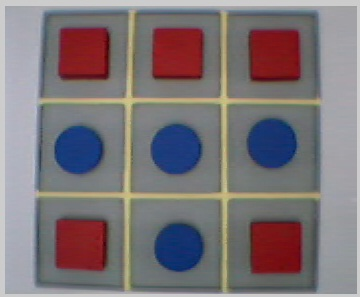
#> input picture images/tablero.jpg, 360 x 297 px
$ python 'filtro pasa altas bueno.py'
#> lines starting #> are read from the running program, lines starting #| are printed output that depends on the picture; after the words box and inside, x2 and y2 are one past the last pixel; in counts of white or black regions, pixels touching at a corner belong together
#filtro pasa altas bueno
import cv2 as cv
import numpy as np
import matplotlib.pyplot as plt

img= cv.imread("./images/tablero.jpg")
#> img is the input picture: shape (297, 360, 3); mean B, G, R 120.6, 117, 125.2
cv.imshow("Imagen Original", img)

#filtro promedio
kernel= np.ones((5,5), np.float32)/25
img_media= cv.filter2D(img, -1, kernel)
cv.imshow("Imagen Media", img_media)

#filtro bordes
kernel= np.array([[-1,-1,-1],
                  [-1, 8,-1],
                  [-1,-1,-1]])
img_bordes= cv.filter2D(img, -1, kernel)
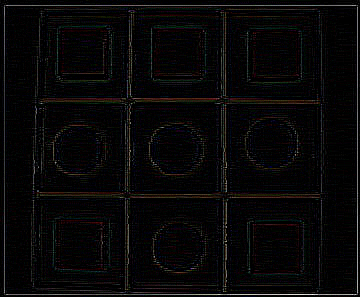
#> img_bordes: shape (297, 360, 3); mean B, G, R 7.6, 7.3, 8.1
img_bordes[img_bordes > 30] = 255
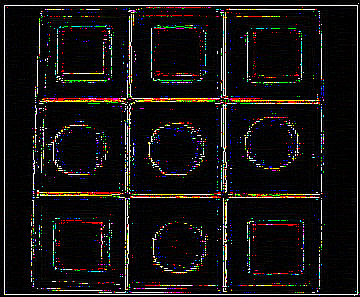
#> img_bordes: shape (297, 360, 3); 8.51% of pixels changed, all inside (x1, y1, x2, y2) = (4, 3, 360, 296)

cv.imshow("Imagen Bordes", img_bordes)


cv.waitKey(0)
cv.destroyAllWindows()

$ run again, with images/TRexC.jpg copied over images/tablero.jpg
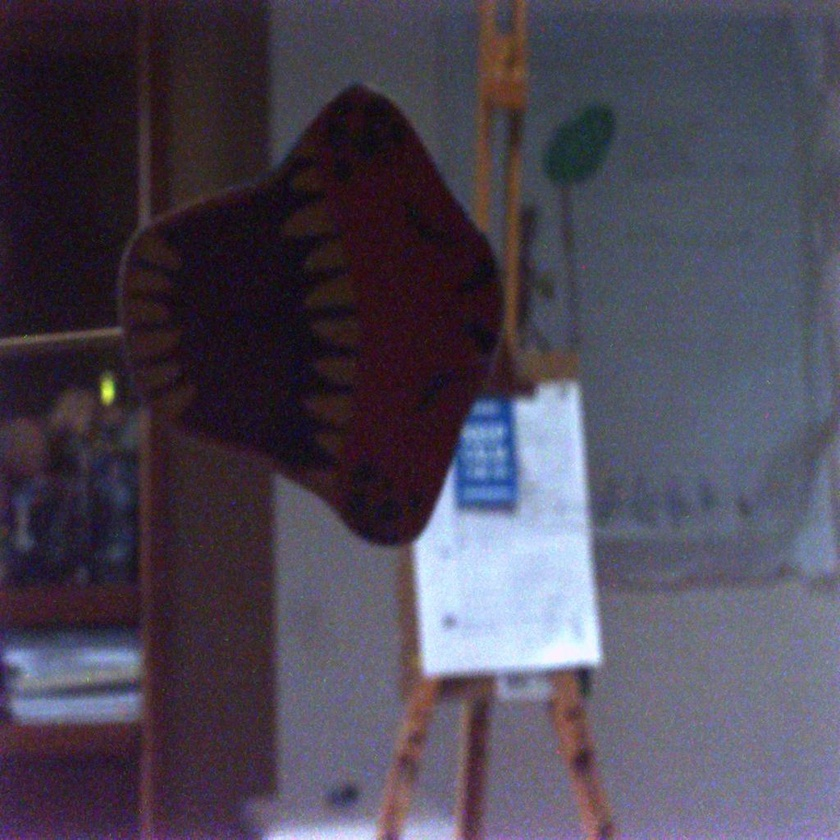
#> input picture images/TRexC.jpg, 840 x 840 px, shrunk from 1024 x 1024 before the run
#> img is the input picture: shape (840, 840, 3); mean B, G, R 86, 70.9, 76.5
#> `img_bordes= cv.filter2D(img, -1, kernel)`:
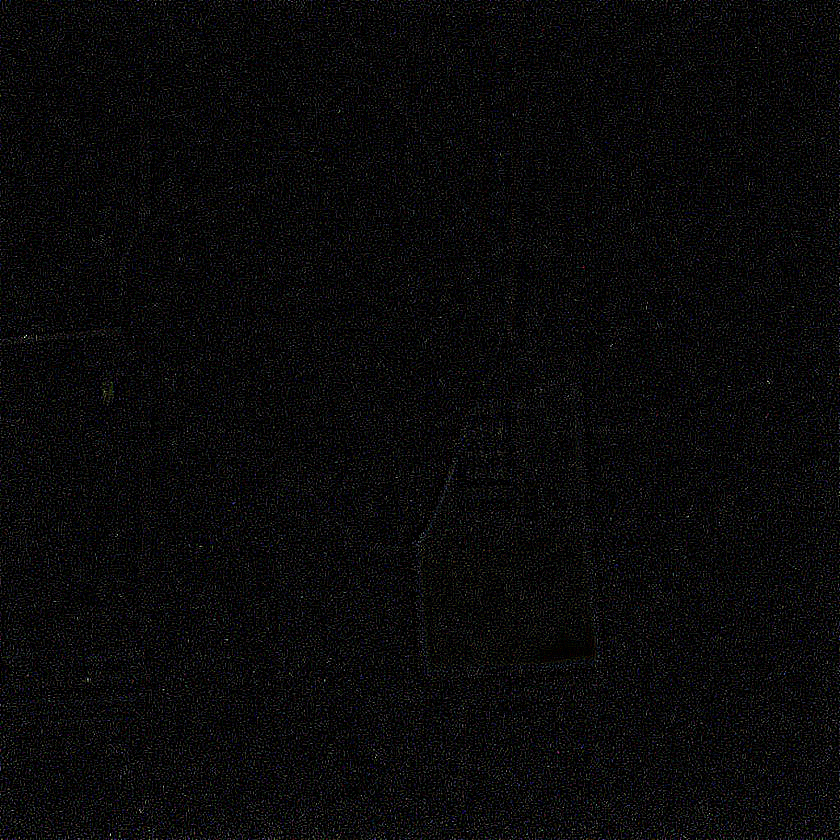
#> img_bordes: shape (840, 840, 3); mean B, G, R 9.8, 9.3, 9.4
#> `img_bordes[img_bordes > 30] = 255`:
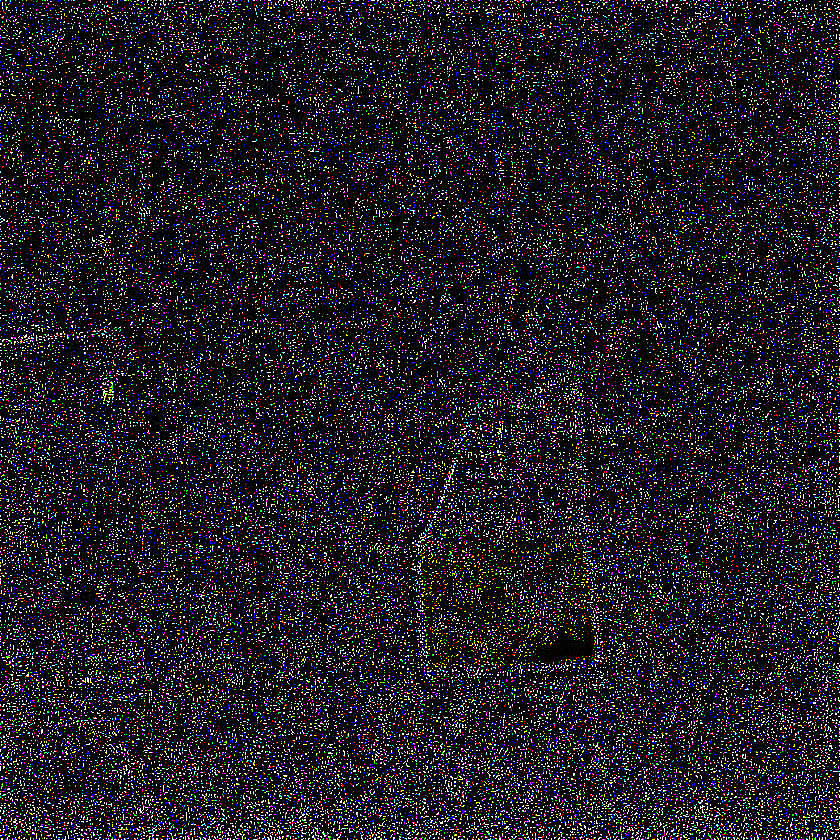
#> img_bordes: shape (840, 840, 3); 14.5% of pixels changed, all inside (x1, y1, x2, y2) = (0, 0, 840, 840)

$ run again, with images/TRexCOriginal.jpg copied over images/tablero.jpg
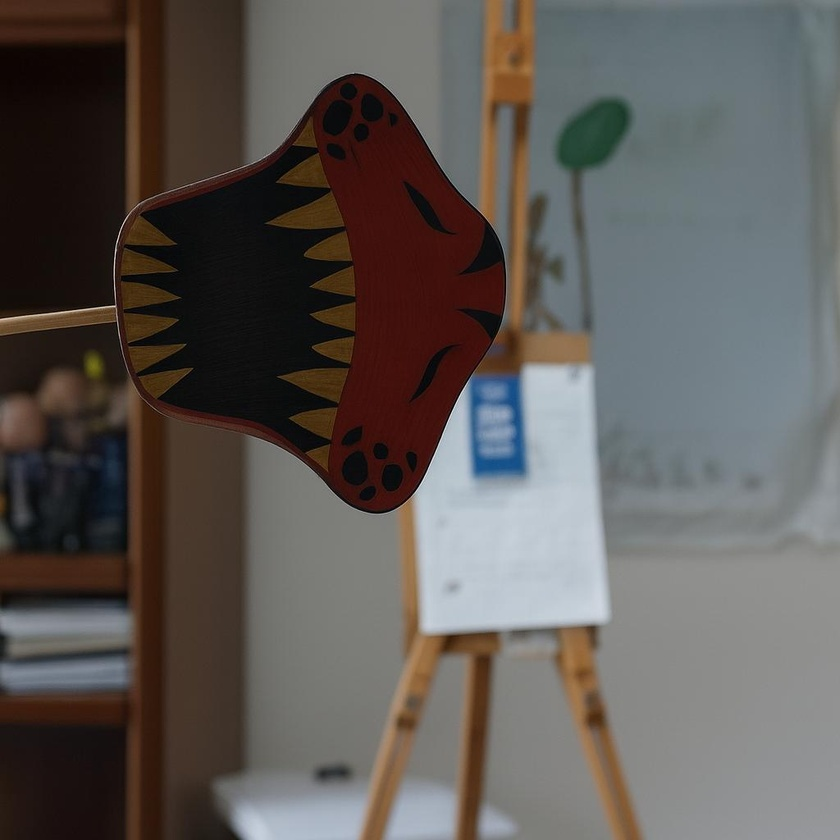
#> input picture images/TRexCOriginal.jpg, 840 x 840 px, shrunk from 1024 x 1024 before the run
#> img is the input picture: shape (840, 840, 3); mean B, G, R 86, 89.1, 94.2
#> `img_bordes= cv.filter2D(img, -1, kernel)`:
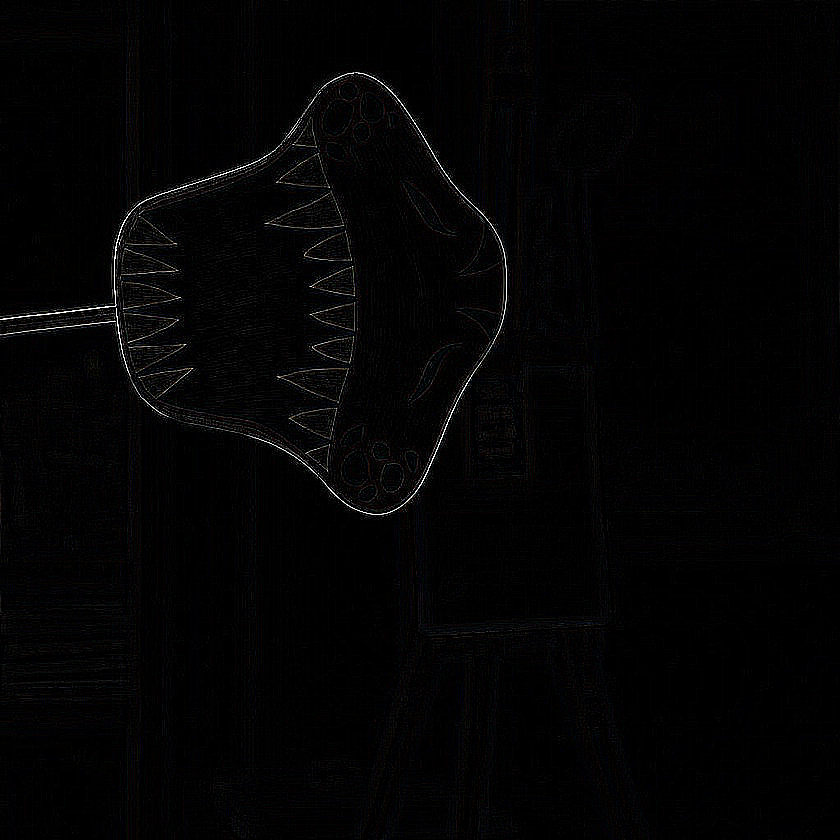
#> img_bordes: shape (840, 840, 3); mean B, G, R 3.5, 3.2, 3.4
#> `img_bordes[img_bordes > 30] = 255`:
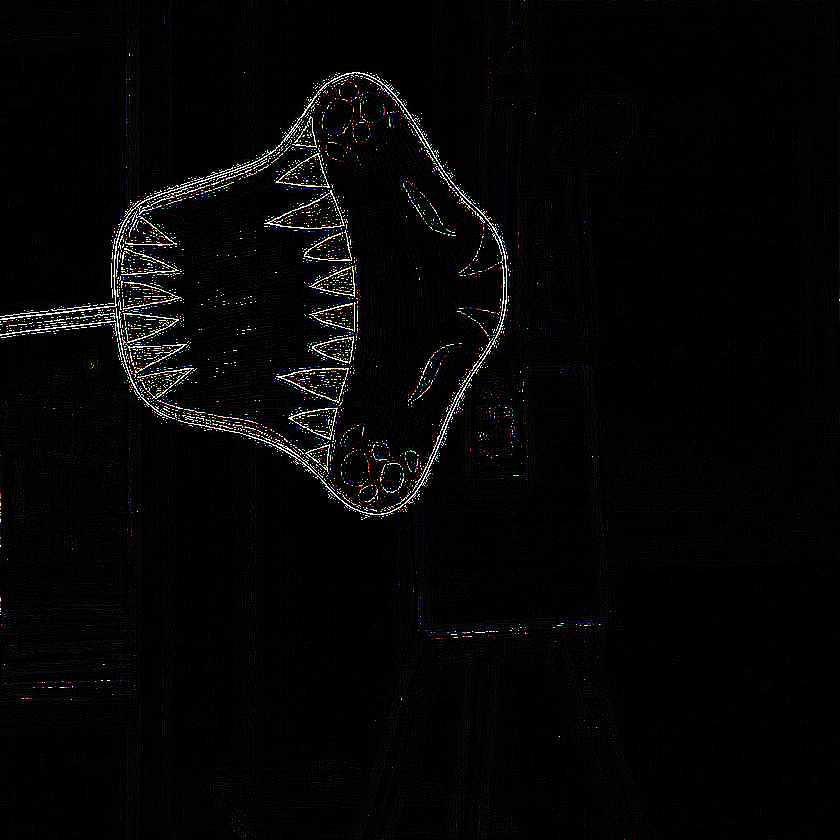
#> img_bordes: shape (840, 840, 3); 1.75% of pixels changed, all inside (x1, y1, x2, y2) = (0, 0, 840, 840)
